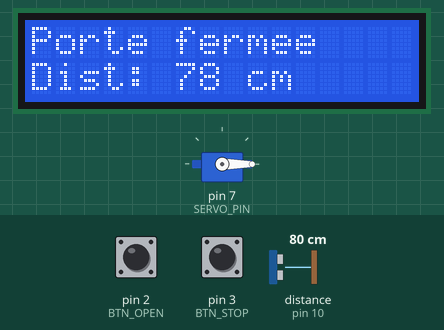
This sketch was run on a simulated Arduino Uno, built with avr-gcc and run on an emulated ATmega328P. Parts: servo, 16×2 character LCD. Wiring (inferred from the names in the program): ultrasonic range finder: trigger pin 9; echo pin 10. The inputs (shaded band) are chosen by the test bench; at power-on: distance to the obstacle (sensor on pin 10) 80 cm, pin 3 (BTN_STOP) HIGH, pin 2 (BTN_OPEN) HIGH. The echo pulse lasts 58.3 µs per cm; what the sketch prints to the serial monitor is not drawn.

Above: at 1.2 s.
1.3 s: distance to the obstacle (sensor on pin 10) set to 24 cm
At 1.6 s:
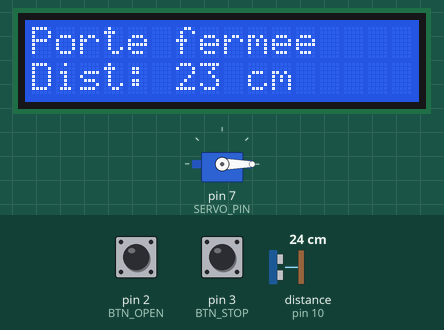
2.8 s: distance to the obstacle (sensor on pin 10) set to 19 cm
At 3.01 s:
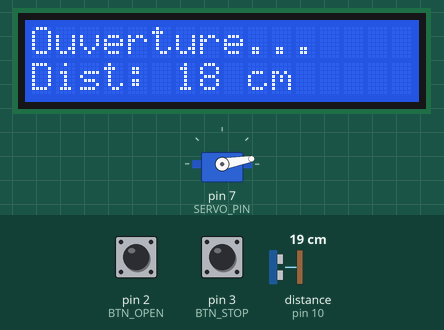
5.3 s: pin 3 (BTN_STOP) pulled LOW for 0.15 s
At 6.3 s:
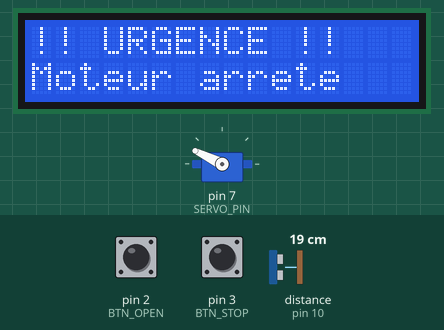
6.9 s: pin 3 (BTN_STOP) pulled LOW for 1 s
At 7.5 s:
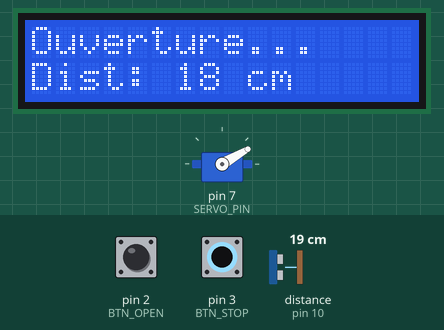
8.5 s: distance to the obstacle (sensor on pin 10) set to 250 cm
At 11.2 s:
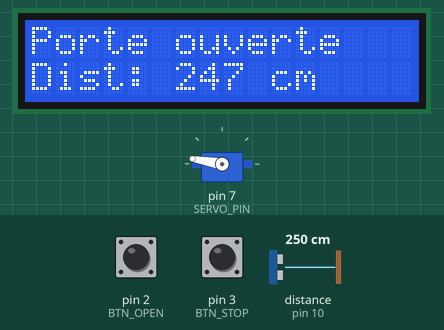
11.5 s: pin 3 (BTN_STOP) pulled LOW for 0.15 s
At 12.2 s:
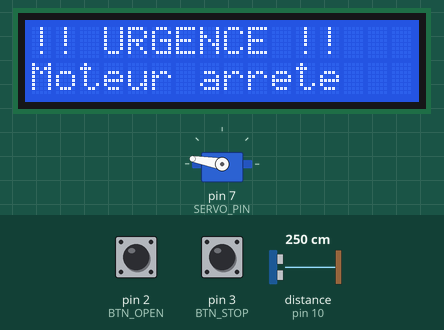
Timing chart, 0 to 14.1 s (numbered marks = the images above; inputs shaded):
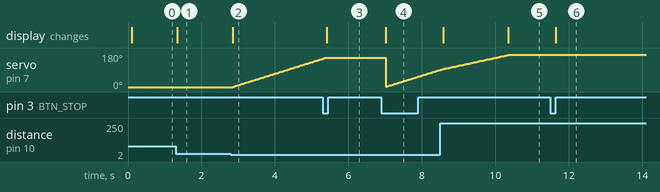

Measured:
- the behaviour switches between 22 and 21 cm on distance to the obstacle (sensor on pin 10) (found by bisection; images 1 and 2)
- after the input at 1.3 s, the display: changes at once (image 1)
- after the input at 2.8 s, servo on pin 7 (SERVO_PIN): moves from 0° to 150° over 2.4 s, starting after 0.06 s; the display: changes after 0.05 s (image 2)
- after the input at 5.3 s, servo on pin 7 (SERVO_PIN): goes on until 5.4 s, then stays 154°; the display: changes after 0.11 s (image 3)
- after the input at 6.9 s, the display: changes after 0.12 s (image 4)
- after the input at 8.5 s, the display: first changes after 0.09 s (image 5 shows a later state)
- after the input at 11.5 s, the display: changes after 0.14 s (image 6)

The sketch:

0sx_labo_04.ino
```cpp
#include <Servo.h>
#include <LiquidCrystal_I2C.h>

// -------------------- LCD --------------------
LiquidCrystal_I2C lcd(0x27, 16, 2);

// -------------------- SERVO --------------------
Servo porte;

// -------------------- PINS --------------------
#define TRIG_PIN 9
#define ECHO_PIN 10
#define SERVO_PIN 7
#define BTN_OPEN 2
#define BTN_STOP 3

// -------------------- ETATS --------------------
enum Etat {
  FERME,
  OUVERTURE,
  OUVERT,
  FERMETURE,
  URGENCE
};

Etat etat = FERME;

// -------------------- VARIABLES --------------------
int dist = 999;
int pos = 0;

int lastOpen = HIGH;
int lastStop = HIGH;
int openState = HIGH;
int stopState = HIGH;

unsigned long tOpen = 0;
unsigned long tMove = 0;
unsigned long tDebOpen = 0;
unsigned long tDebStop = 0;
unsigned long tPrint = 0;

// -------------------- CONSTANTES --------------------
const int seuil = 20;                    // distance d'ouverture en cm
const int posFerme = 0;                  // porte fermée
const int posOuvert = 170;               // porte ouverte
const int pasServo = 2;                  // vitesse d'ouverture / fermeture
const unsigned long delaiMove = 20;      // mouvement servo
const unsigned long delaiOpen = 10000;   // attente porte ouverte : 10 s
const unsigned long dDeb = 50;           // anti-rebond
const unsigned long dPrint = 300;        // debug série

// -------------------- SETUP --------------------
void setup() {
  Serial.begin(9600);

  pinMode(TRIG_PIN, OUTPUT);
  pinMode(ECHO_PIN, INPUT);
  pinMode(BTN_OPEN, INPUT_PULLUP);
  pinMode(BTN_STOP, INPUT_PULLUP);

  porte.attach(SERVO_PIN);
  porte.write(posFerme);
  pos = posFerme;

  lcd.init();
  lcd.backlight();
  lcd.clear();
}

// -------------------- LOOP --------------------
void loop() {
  lireDistance();
  gererBtnOpen();
  gererBtnStop();
  gererEtat();
  afficherLCD();
  debugSerie();
}

// -------------------- LECTURE DISTANCE --------------------
void lireDistance() {
  digitalWrite(TRIG_PIN, LOW);
  delayMicroseconds(2);

  digitalWrite(TRIG_PIN, HIGH);
  delayMicroseconds(10);
  digitalWrite(TRIG_PIN, LOW);

  long duree = pulseIn(ECHO_PIN, HIGH, 30000);

  if (duree == 0) {
    dist = 999;
  } else {
    dist = duree * 0.034 / 2;
  }
}

// -------------------- BOUTON OUVERTURE --------------------
void gererBtnOpen() {
  int lecture = digitalRead(BTN_OPEN);

  if (lecture != lastOpen) {
    tDebOpen = millis();
  }

  if (millis() - tDebOpen > dDeb) {
    if (lecture != openState) {
      openState = lecture;

      // INPUT_PULLUP : clic = LOW
      if (openState == LOW) {
        // si fermée ou en fermeture, on force l'ouverture
        if (etat == FERME || etat == FERMETURE) {
          etat = OUVERTURE;
        }
        // si déjà en ouverture, on ne fait rien
      }
    }
  }

  lastOpen = lecture;
}

// -------------------- BOUTON URGENCE --------------------
void gererBtnStop() {
  int lecture = digitalRead(BTN_STOP);

  if (lecture != lastStop) {
    tDebStop = millis();
  }

  if (millis() - tDebStop > dDeb) {
    if (lecture != stopState) {
      stopState = lecture;

      // INPUT_PULLUP : clic = LOW
      if (stopState == LOW) {
        if (etat != URGENCE) {
          // arrêt complet, garde la position actuelle
          etat = URGENCE;
        } else {
          // redémarrage : retour à l'état fermé
          pos = posFerme;
          porte.write(pos);
          etat = FERME;
        }
      }
    }
  }

  lastStop = lecture;
}

// -------------------- MACHINE A ETATS --------------------
void gererEtat() {
  switch (etat) {

    case FERME:
      // ouverture automatique par détection
      if (dist <= seuil) {
        etat = OUVERTURE;
      }
      break;

    case OUVERTURE:
      if (millis() - tMove >= delaiMove) {
        tMove = millis();

        pos += pasServo;
        if (pos > posOuvert) {
          pos = posOuvert;
        }

        porte.write(pos);

        if (pos >= posOuvert) {
          tOpen = millis();
          etat = OUVERT;
        }
      }
      break;

    case OUVERT:
      // attendre 10 secondes avant fermeture
      if (millis() - tOpen >= delaiOpen) {
        etat = FERMETURE;
      }
      break;

    case FERMETURE:
      if (millis() - tMove >= delaiMove) {
        tMove = millis();

        pos -= pasServo;
        if (pos < posFerme) {
          pos = posFerme;
        }

        porte.write(pos);

        if (pos <= posFerme) {
          etat = FERME;
        }
      }
      break;

    case URGENCE:
      // ne rien faire : la porte reste figée
      break;
  }
}

// -------------------- LCD --------------------
void afficherLCD() {
  lcd.setCursor(0, 0);

  if (etat == FERME) {
    lcd.print("Porte fermee    ");
  }
  else if (etat == OUVERTURE) {
    lcd.print("Ouverture...    ");
  }
  else if (etat == OUVERT) {
    lcd.print("Porte ouverte   ");
  }
  else if (etat == FERMETURE) {
    lcd.print("Fermeture...    ");
  }
  else if (etat == URGENCE) {
    lcd.print("!! URGENCE !!   ");
  }

  lcd.setCursor(0, 1);

  if (etat == URGENCE) {
    lcd.print("Moteur arrete   ");
  } else {
    lcd.print("Dist: ");
    lcd.print(dist);
    lcd.print(" cm     ");
  }
}

// -------------------- DEBUG SERIE --------------------
void debugSerie() {
  if (millis() - tPrint >= dPrint) {
    tPrint = millis();

    Serial.print("Dist = ");
    Serial.print(dist);
    Serial.print(" | Etat = ");
    Serial.print(etat);
    Serial.print(" | Pos = ");
    Serial.println(pos);
  }
}
```
